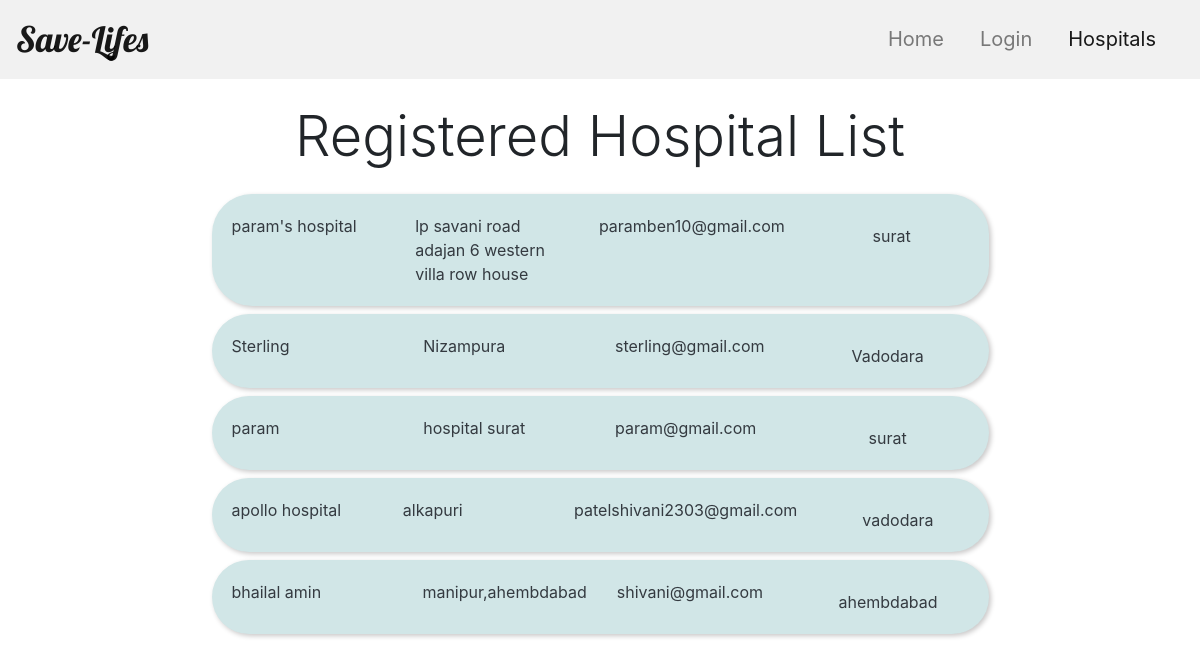
Before: /Hospital/Mainpage/ with the older database file.
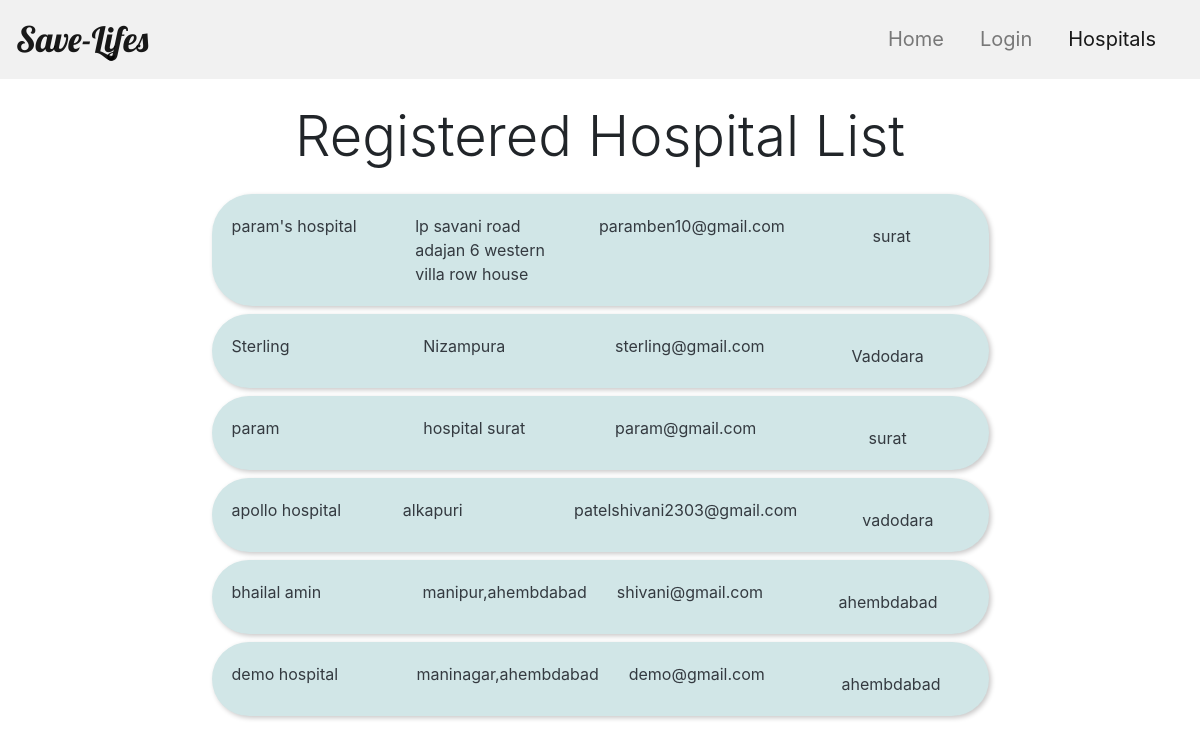
After: the same page with the newer database file.
### hospital/models.py (models this page shows)
class Hospital(models.Model):
    hospital_email=models.CharField(max_length=50,primary_key=True,help_text ='write your email')
    hospital_name=models.CharField(max_length=30)
    hospital_city=models.CharField(max_length=20)
    hospital_mobile_no=models.CharField(max_length=10)
    hospital_address=models.CharField(max_length=100,help_text = 'write your email')
    zip_code=models.CharField(max_length=6)

### hospital/views.py (the view)
# urls.py: url('Mainpage/',Mainpage),
def Mainpage(request):
    hospitals=Hospital.objects.all()
    return render(request, 'main.html', {'hospitals':hospitals})

### hospital/templates/main.html (shortened to what this page needs)
<html>
<head>
    {% load static %}
    <link rel="stylesheet" type="text/css" href="{% static 'css/style2.css' %}">
    <link rel="stylesheet" href="https://stackpath.bootstrapcdn.com/bootstrap/4.4.1/css/bootstrap.min.css">
</head>
<body>
    <nav class="navbar navbar-expand-lg navbar-light sticky-top" style="background-color: #f1f1f1;">
        <a class="navbar-brand" href="#" style="font-size: 35px;">Save-Lifes</a>
        <div class="collapse navbar-collapse justify-content-end" id="navbarNavAltMarkup">
            <div class="navbar-nav" style="font-size: 20px;">
                <a class="nav-item nav-link" href="/Home/Homepage">Home</a>
                <a class="nav-item nav-link" href="/Hospital/loginpage">Login</a>
                <a class="nav-item nav-link active" href="/Hospital/Mainpage">Hospitals</a>
            </div>
        </div>
    </nav>
    <div class="container">
        <h2 class="my-4 text-center display-4">Registered Hospital List</h2>
        {% for hospital in hospitals%}
        <div class="card mb-2 text-dark biLeft " style="background:rgb(209, 230, 231) ;width: 70%; margin: auto;border-radius: 40px;  box-shadow: 2px 2px 5px .1px rgb(201, 200, 200);border:none">
            <div class="card-body">
                <div class="row">
                    <div class="col">
                        {{hospital.hospital_name}}
                    </div>
                    <div class="col">
                        {{hospital.hospital_address}}
                    </div>
                    <div class="col">
                        {{hospital.hospital_email}}
                    </div>
                    <div class="col text-center" style="margin-top:10px;">
                        {{hospital.hospital_city}}
                    </div>
                </div>
            </div>
        </div>
        {% endfor%}
</body>
</html>

Changed rows visible on the page:
added Hospital: hospital_name "demo hospital", hospital_address "maninagar,ahembdabad", hospital_email "demo@gmail.com", hospital_city "ahembdabad"
